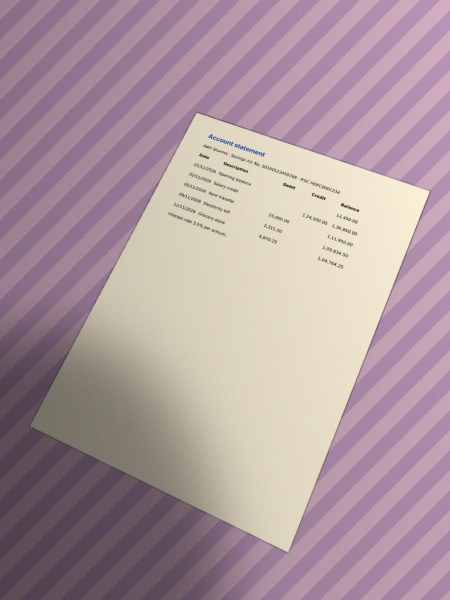
#> input picture packages/shared/test/fixtures/photos/bed-tilted.jpg, 900 x 1200 px (shown at 1/2 size)
$ python make-scan-photos.py ../packages/shared/test/fixtures/photos/bed-tilted.jpg ../packages/shared/test/fixtures/photos/desk-angle.jpg
#> lines starting #> are read from the running program, lines starting #| are printed output that depends on the picture; after the words box and inside, x2 and y2 are one past the last pixel; in counts of white or black regions, pixels touching at a corner belong together
"""Make phone-photo-like pictures of printed pages for testing the scanner:
a page rendered from a PDF, lying at an angle on a surface, with uneven light,
a soft shadow, camera noise and JPEG compression.

Usage: python3 scripts/make-scan-photos.py <page.png> <out-dir> [--small]
Writes <name>.jpg and <name>.json (true corners, in photo pixels)."""
import json, math, os, random, sys
import numpy as np
from PIL import Image, ImageDraw, ImageFilter

def coeffs(dst, src):
    """PIL perspective coefficients mapping output (photo) points to input (page) points."""
    A, B = [], []
    for (x, y), (u, v) in zip(dst, src):
        A.append([x, y, 1, 0, 0, 0, -u * x, -u * y]); B.append(u)
        A.append([0, 0, 0, x, y, 1, -v * x, -v * y]); B.append(v)
    return np.linalg.solve(np.array(A, float), np.array(B, float)).tolist()

def surface(kind, W, H, rng):
    y, x = np.mgrid[0:H, 0:W].astype(np.float32)
    if kind == "wood":
        g = 20 * np.sin(y * 0.03 + 3 * np.sin(x * 0.004)) + 8 * np.sin(y * 0.4)
        base = np.stack([150 + g, 102 + g * 0.7, 62 + g * 0.4], -1)
    elif kind == "granite":
        base = np.full((H, W, 3), 55, np.float32) + rng.normal(0, 14, (H, W, 1))
    elif kind == "lightdesk":
        base = np.stack([np.full((H, W), 196.0), np.full((H, W), 192.0), np.full((H, W), 186.0)], -1)
    elif kind == "bedsheet":
        stripes = ((x + y) // 40 % 2) * 25
        base = np.stack([200 - stripes, 170 - stripes, 205 - stripes * 0.5], -1)
    else:
        base = np.full((H, W, 3), 90, np.float32)
    return base + rng.normal(0, 4, (H, W, 3))

def camera_quad(W, H, pitch, yaw, roll, dist, shift=(0, 0), focal=1.0):
    """Where an A4 sheet's corners land in a photo from a pinhole camera (focal = × long side)
    tilted by pitch/yaw/roll degrees, `dist` mm away, centre shifted by `shift` mm."""
    f = focal * max(W, H)
    a, b, c = (math.radians(v) for v in (pitch, yaw, roll))
    Rx = np.array([[1, 0, 0], [0, math.cos(a), -math.sin(a)], [0, math.sin(a), math.cos(a)]])
    Ry = np.array([[math.cos(b), 0, math.sin(b)], [0, 1, 0], [-math.sin(b), 0, math.cos(b)]])
    Rz = np.array([[math.cos(c), -math.sin(c), 0], [math.sin(c), math.cos(c), 0], [0, 0, 1]])
    R = Rz @ Ry @ Rx
    pts = []
    for x, y in [(-105, -148.5), (105, -148.5), (105, 148.5), (-105, 148.5)]:
        X = R @ np.array([x + shift[0], y + shift[1], 0.0]) + np.array([0, 0, dist])
        pts.append((W / 2 + f * X[0] / X[2], H / 2 + f * X[1] / X[2]))
    return pts

CASES = {
    "desk-angle":   dict(kind="wood",      cam=(-28, 6, 4, 420, (0, -10)),  shadow=True,  cast=(1.0, 0.95, 0.82)),
    "granite-flat": dict(kind="granite",   cam=(3, -2, -1, 380, (0, 0)),    shadow=False, cast=(1, 1, 1)),
    "bed-tilted":   dict(kind="bedsheet",  cam=(-15, 12, 22, 470, (10, 0)), shadow=True,  cast=(1, 0.97, 0.9)),
    "light-desk":   dict(kind="lightdesk", cam=(18, -8, -3, 400, (0, 5)),   shadow=True,  cast=(1, 1, 1)),
}

def make(page_path, out_dir, small=False):
#> called with small = False
    rng = np.random.default_rng(3)
    page = Image.open(page_path).convert("RGB")
#> page is the input picture: PIL image 900x1200 RGB; mean R, G, B 173.6, 152.3, 158.9
    W, H = (900, 1200) if small else (1800, 2400)
    os.makedirs(out_dir, exist_ok=True)
    for name, c in CASES.items():
        bg = surface(c["kind"], W, H, rng)
        pitch, yaw, roll, d, shift = c["cam"]
        quad = camera_quad(W, H, pitch, yaw, roll, d, shift)
        pw, ph = page.size
        paper = np.asarray(page, np.float32) * np.array([0.97, 0.96, 0.93])
        warped = Image.fromarray(paper.clip(0, 255).astype(np.uint8)).transform(
            (W, H), Image.PERSPECTIVE, coeffs(quad, [(0, 0), (pw, 0), (pw, ph), (0, ph)]), Image.BICUBIC)
        mask = Image.new("L", (W, H), 0)
        ImageDraw.Draw(mask).polygon(quad, fill=255)
        mask = mask.filter(ImageFilter.GaussianBlur(1.2))
        m = np.asarray(mask, np.float32)[..., None] / 255
        img = bg * (1 - m) + np.asarray(warped, np.float32) * m
        # Light: brighter towards the top right, and a soft shadow (a phone or a hand) from the bottom left.
        y, x = np.mgrid[0:H, 0:W].astype(np.float32)
        light = 0.78 + 0.28 * (x / W) * (1 - 0.35 * y / H)
        if c["shadow"]:
            sh = Image.new("L", (W, H), 0)
            ImageDraw.Draw(sh).ellipse([-0.3 * W, 0.55 * H, 0.5 * W, 1.4 * H], fill=255)
            light = light - 0.32 * np.asarray(sh.filter(ImageFilter.GaussianBlur(W * 0.06)), np.float32) / 255
        img = img * light[..., None] * np.array(c["cast"])
        img = img + rng.normal(0, 3.5, img.shape)
        out = Image.fromarray(img.clip(0, 255).astype(np.uint8)).filter(ImageFilter.GaussianBlur(0.6))
        out.save(os.path.join(out_dir, f"{name}.jpg"), quality=85)
        json.dump({"width": W, "height": H, "quad": [{"x": a, "y": b} for a, b in quad]}, open(os.path.join(out_dir, f"{name}.json"), "w"))
        print(name)
#> this loop made 4 passes
#> pass 1, in make, `warped = Image.fromarray(paper.clip(0, 255).astype(np.uint8)).transfor..`:
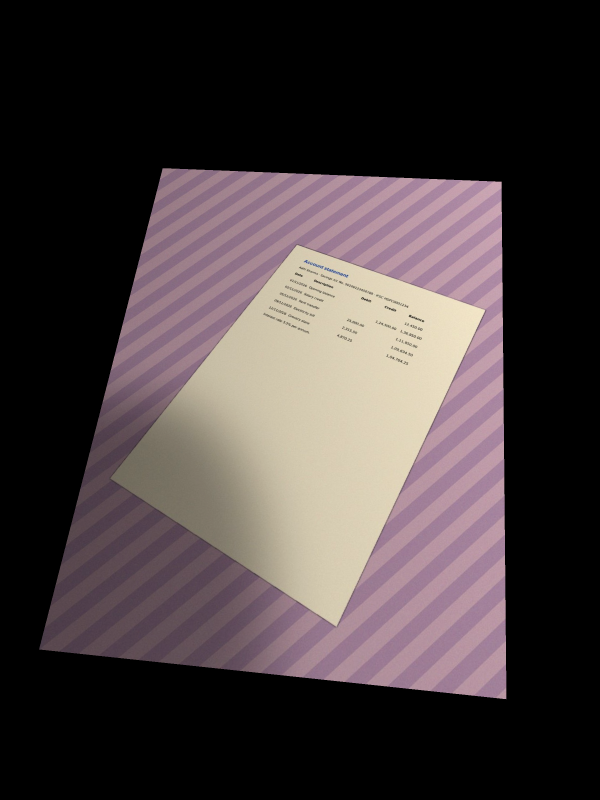
#> warped: PIL image 1800x2400 RGB (shown at 1/3 size); mean R, G, B 69.7, 60.6, 61.1
#> pass 1, in make, `mask = mask.filter(ImageFilter.GaussianBlur(1.2))`:
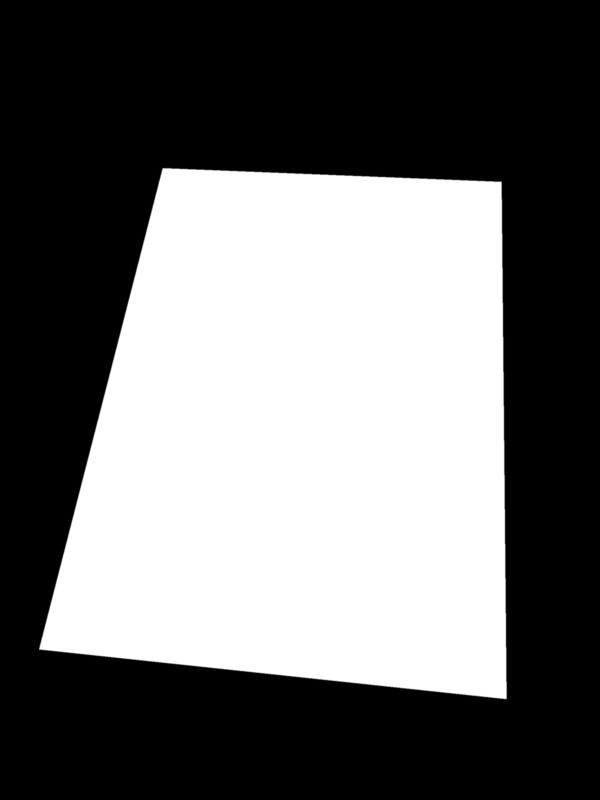
#> mask: PIL image 1800x2400 L (shown at 1/3 size); min 0, max 255, mean 108
#> after the loop:
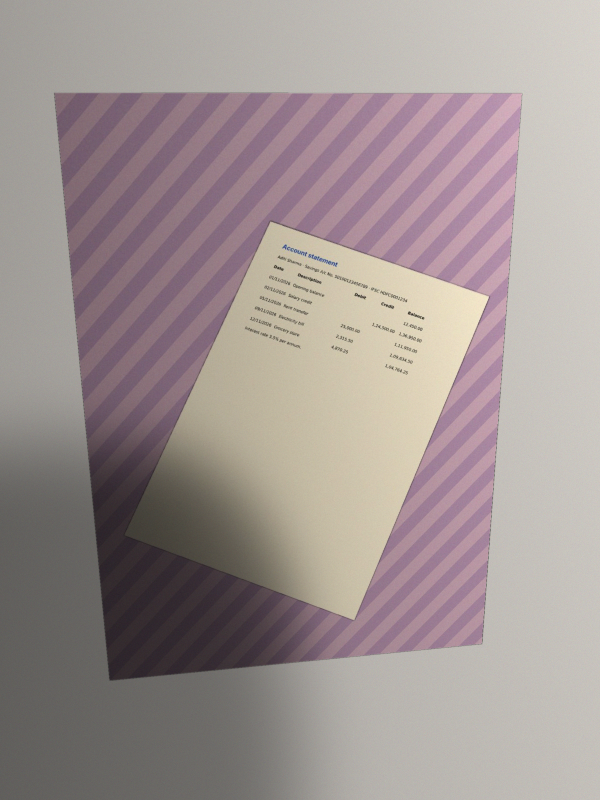
#> img: shape (2400, 1800, 3) float64 (shown at 1/3 size); mean R, G, B 153.6, 142, 140.6; drawn with min black and max white
#> after the loop:
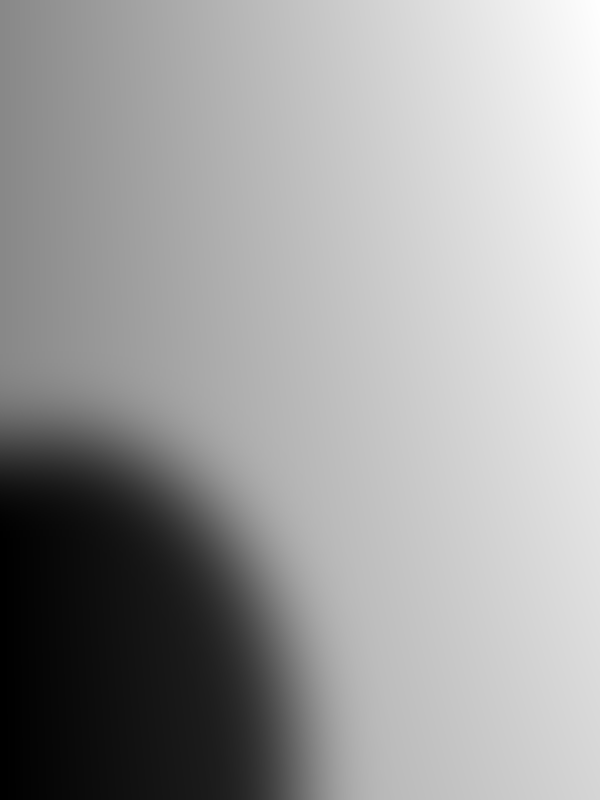
#> light: shape (2400, 1800) float32 (shown at 1/3 size); min 0.46, max 1.06, mean 0.835; drawn with min black and max white
#> after the loop:
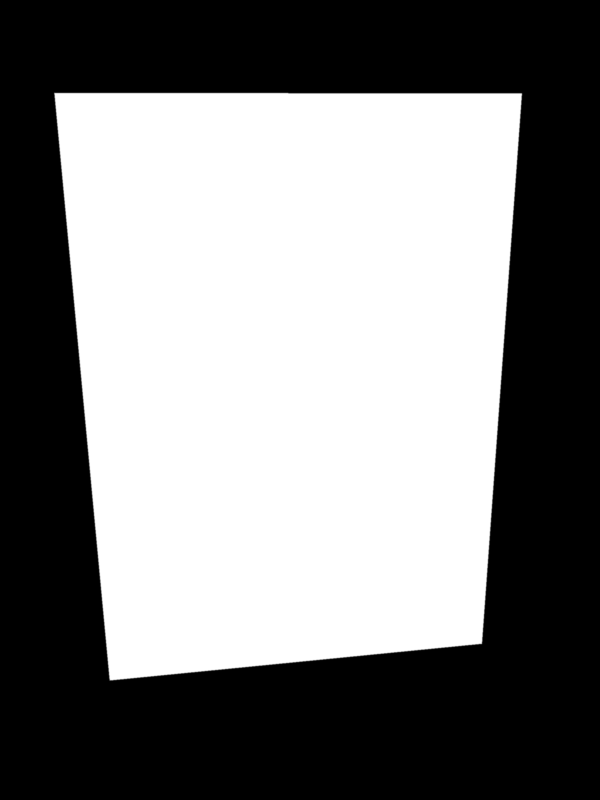
#> mask: PIL image 1800x2400 L (shown at 1/3 size); min 0, max 255, mean 127
#> after the loop:
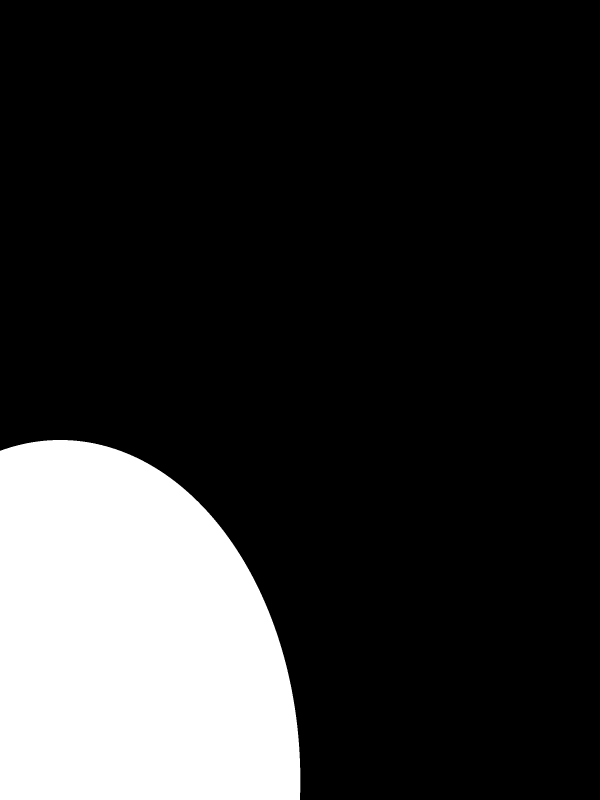
#> sh: PIL image 1800x2400 L (shown at 1/3 size); 18.8% white; 1 white region, box (x1, y1, x2, y2) and area: (0, 1320, 901, 2400) 813272

if __name__ == "__main__":
    make(sys.argv[1], sys.argv[2], "--small" in sys.argv)

$ run again, on packages/shared/test/fixtures/photos/desk-exif.jpg
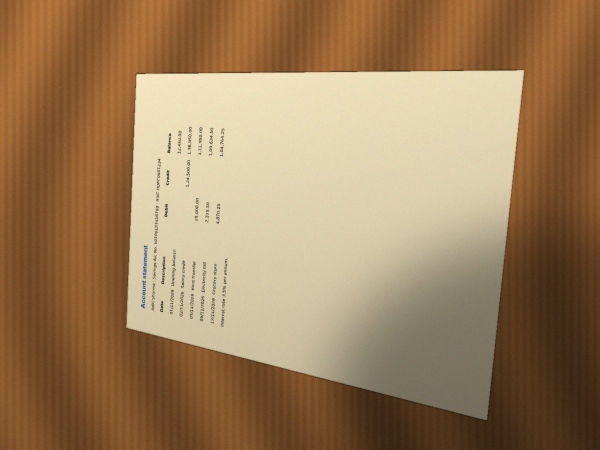
#> input picture packages/shared/test/fixtures/photos/desk-exif.jpg, 1200 x 900 px (shown at 1/2 size)
#> in make, page is the input picture: PIL image 1200x900 RGB; mean R, G, B 158.4, 127.5, 92.3
#> the loop in make, `for name, c in CASES.items():` made 4 passes
#> pass 1, in make, `warped = Image.fromarray(paper.clip(0, 255).astype(np.uint8)).transfor..`:
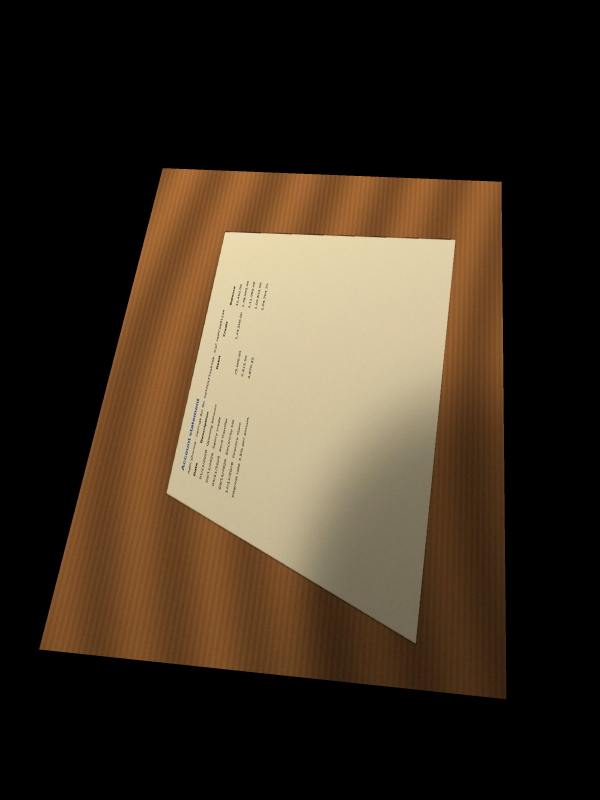
#> warped: PIL image 1800x2400 RGB (shown at 1/3 size); mean R, G, B 61.4, 48.8, 34
#> after the loop in make, `for name, c in CASES.items():`:
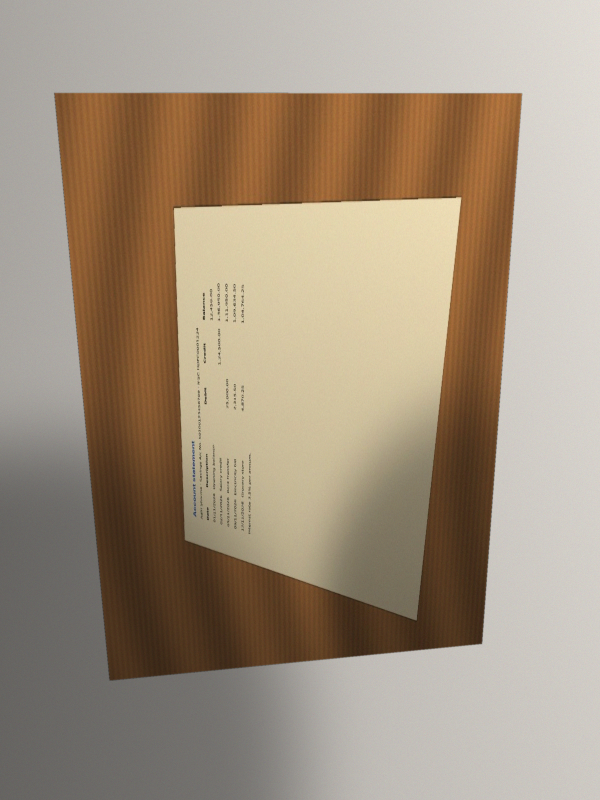
#> img: shape (2400, 1800, 3) float64 (shown at 1/3 size); mean R, G, B 147.5, 132.2, 113.7; drawn with min black and max white

$ run again, on packages/shared/test/fixtures/photos/light-desk.jpg
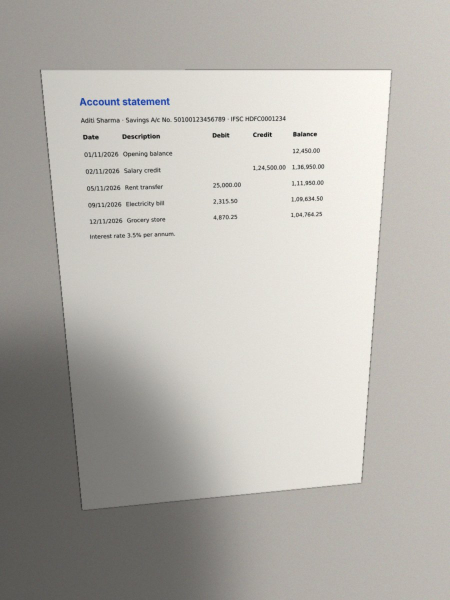
#> input picture packages/shared/test/fixtures/photos/light-desk.jpg, 900 x 1200 px (shown at 1/2 size)
#> in make, page is the input picture: PIL image 900x1200 RGB; mean R, G, B 183.3, 180.4, 175
#> the loop in make, `for name, c in CASES.items():` made 4 passes
#> pass 1, in make, `warped = Image.fromarray(paper.clip(0, 255).astype(np.uint8)).transfor..`:
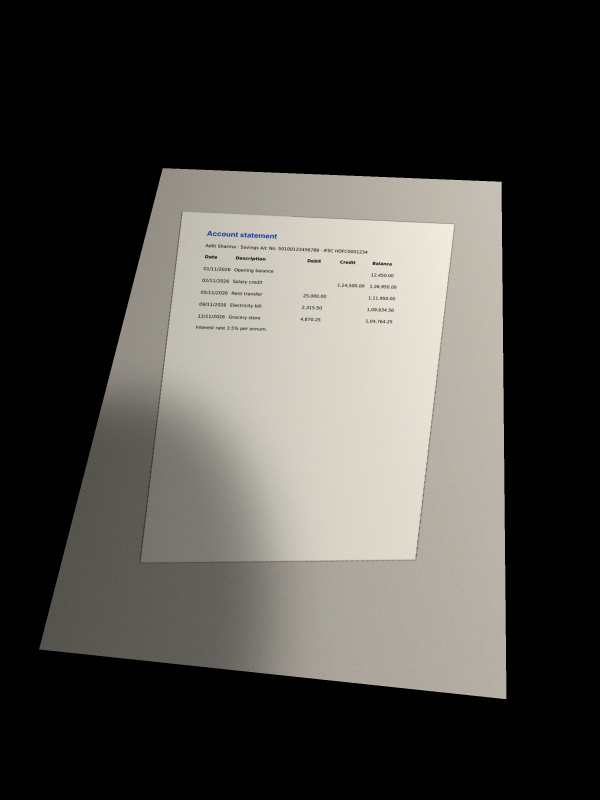
#> warped: PIL image 1800x2400 RGB (shown at 1/3 size); mean R, G, B 73, 71.1, 66.7
#> after the loop in make, `for name, c in CASES.items():`:
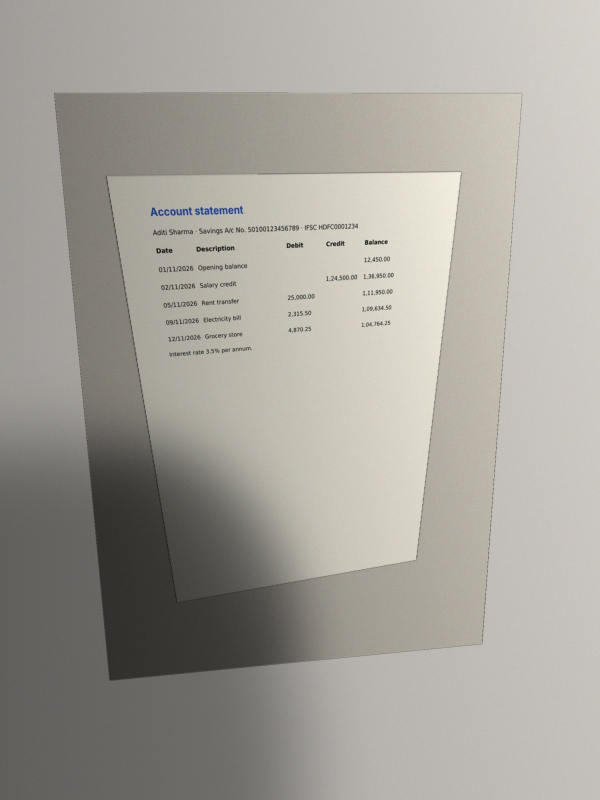
#> img: shape (2400, 1800, 3) float64 (shown at 1/3 size); mean R, G, B 158.2, 154.6, 147.5; drawn with min black and max white
